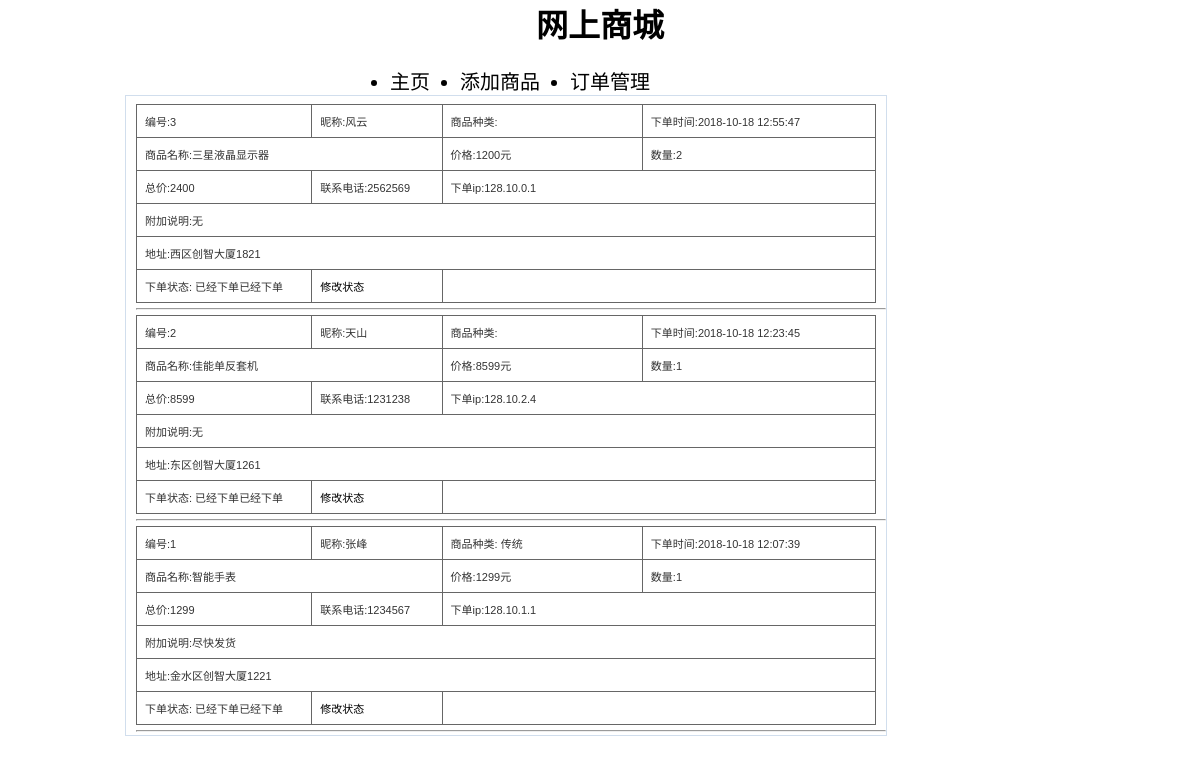
The app's page /online/search.php with its own data.
### tables this page shows
CREATE TABLE `form` (
  `oid` int(255) UNSIGNED NOT NULL,
  `user` varchar(30) NOT NULL,
  `leibie` int(1) NOT NULL,
  `name` varchar(20) NOT NULL,
  `price` int(3) UNSIGNED NOT NULL,
  `num` int(3) UNSIGNED NOT NULL,
  `call` varchar(15) NOT NULL,
  `address` text NOT NULL,
  `ip` varchar(15) NOT NULL,
  `btime` datetime NOT NULL,
  `addons` text NOT NULL,
  `state` tinyint(1) NOT NULL
);

### online/search.php (the view, shortened to what this page needs)
<?php
include("conn.php");
?>
<html>
<head>
<link type="text/css" rel="stylesheet" href="css/main.css" media="screen" />
</head>
<h1 align="center">网上商城</h1>
<div style="margin-left:30%;margin-top:20px;">
<ul style="float:left;margin-left:30px;font-size:20px;">
<li ><a href="menu.php">主页</a></li>
</ul>
<ul style="float:left;margin-left:30px;font-size:20px;">
<li ><a href="add.php">添加商品</a></li>
</ul>
<ul style="float:left;margin-left:30px;font-size:20px;">
<li ><a href="search.php">订单管理</a></li>
</ul>
</div>
<div id="contain">
  <div id="contain-left">
    <?php
	$result=mysqli_query($con," SELECT * FROM `form` ORDER BY `oid` DESC " );
	 while($row=mysqli_fetch_row($result))
   {
      $x = $row[0];
   ?>
   <table width="640" border="1" cellspacing="0" cellpadding="3" class="gridtable">
  <tr>
    <td width="116">
    编号:<?=$row[0]?></td>
    <td width="82">昵称:<?=$row[1]?></td>
    <td width="135">商品种类:    <?
        switch ($row[2]) {
	case '1' :$tp='传统';echo $tp;
		break;
}
	?></td>
    <td width="160">下单时间:<?=$row[9]?></td>
  </tr>
  <tr>
    <td colspan="2">商品名称:<?=$row[3]?></td>
    <td>价格:<?=$row[4]?>元</td>
    <td>数量:<?=$row[5]?></td>
  </tr>
  <tr>
      <td >总价:<?=$row[4]*$row[5]?></td>
    <td >联系电话:<?=$row[6]?></td>
	 <td colspan="3" bgcolor="#EEEEEE">下单ip:<?=$row[8]?></td>
	</tr>
  <tr>
    <td colspan="4" bgcolor="#EEEEEE">附加说明:<?=$row[10]?></td>
  </tr>
  <tr>
    <td colspan="4" bgcolor="#EEEEEE">地址:<?=$row[7]?></td>
  </tr>
  <tr>
    <td bgcolor="#EEEEEE">下单状态: 已经下单<?
        switch ($row[11]) {
	case '0' :echo '已经下单';
		break;
	}?>
</td>
<td><?PHP echo "<a href=edit.php?id=".$x.">修改状态</a>";?></td>
</tr>
</table>
<hr  />
   <?PHP
   }
   ?>
  </div>
</div>
<body>
</body>
</html>

### online/css/main.css (style rules this page uses)
* { PADDING-RIGHT: 0px; PADDING-LEFT: 0px; PADDING-BOTTOM: 0px; MARGIN: 0px; PADDING-TOP: 0px; z-index:1; }
a { text-decoration:none: }
a:link { text-decoration: none; color:#000000 }
#contain { CLEAR: both; height:auto; width:950px; margin:0 auto; text-align:center }
#contain-left { width:750px; float:left; text-align:left; BORDER: #d1deed 1px solid; margin-bottom:3px; padding-left:10px; padding-top:3px; padding-bottom:3px; }
#contain-left table { width:740px; margin-top:5px; margin-bottom:5px; }

### online/search.php (style rules this page uses)
table.gridtable { font-family: verdana,arial,sans-serif; font-size:11px; color:#333333; border-width: 1px; border-color: #666666; border-collapse: collapse; }
table.gridtable td { border-width: 1px; padding: 8px; border-style: solid; border-color: #666666; background-color: #ffffff; }

### records on screen
form: oid "3", user "风云", btime "2018-10-18 12:55:47", name "三星液晶显示器", price "1200", num "2", $row[4]*$row[5] "2400", call "2562569", ip "128.10.0.1", addons "无", address "西区创智大厦1821", state "已经下单"
form: oid "2", user "天山", btime "2018-10-18 12:23:45", name "佳能单反套机", price "8599", num "1", $row[4]*$row[5] "8599", call "1231238", ip "128.10.2.4", addons "无", address "东区创智大厦1261", state "已经下单"
form: oid "1", user "张峰", leibie "传统", btime "2018-10-18 12:07:39", name "智能手表", price "1299", num "1", $row[4]*$row[5] "1299", call "1234567", ip "128.10.1.1", addons "尽快发货", address "金水区创智大厦1221", state "已经下单"
